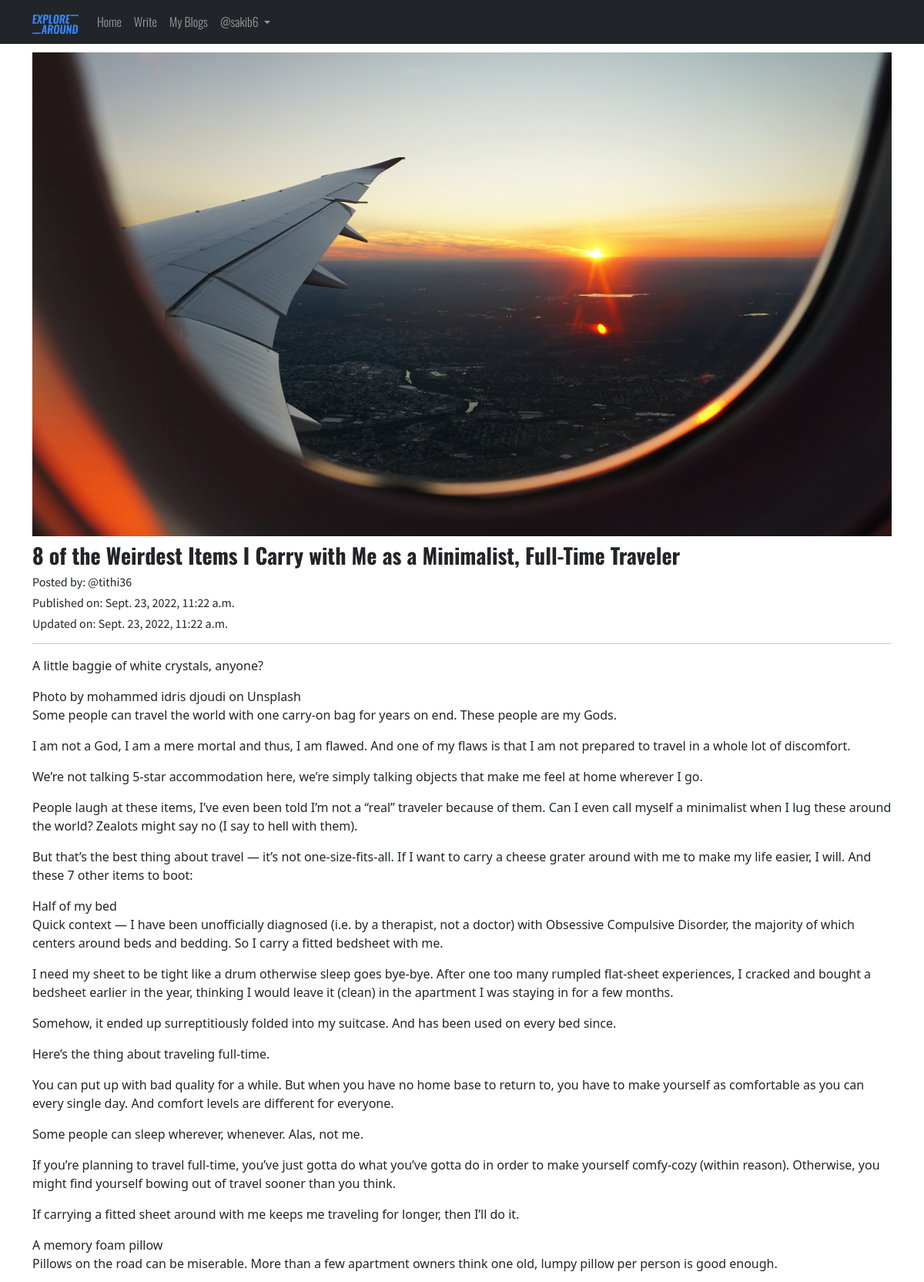
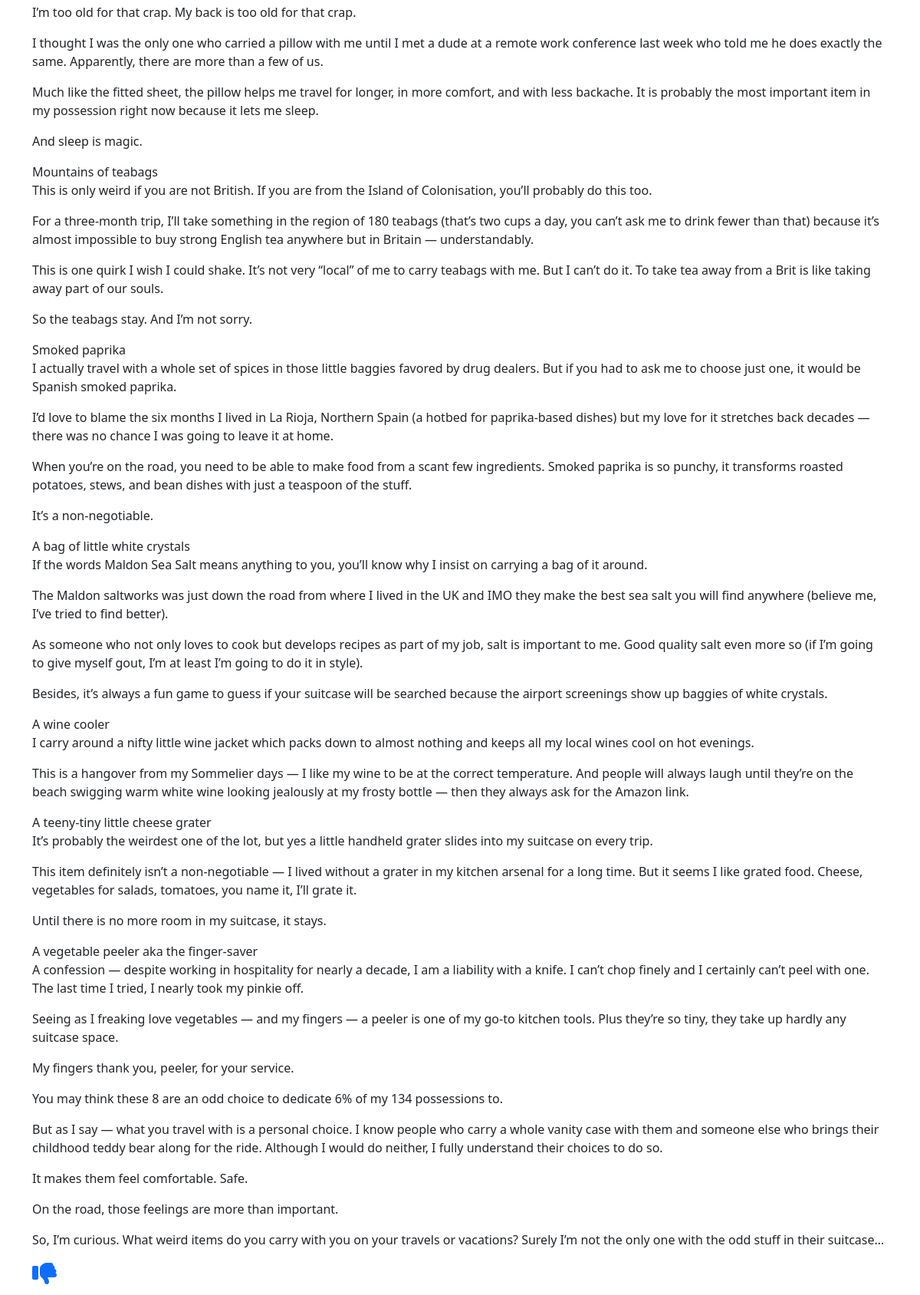
Page /blog/8-of-the-Weirdest-Items-I-Carry-with-Me-as-a-Minimalist,-Full-Time-Traveler-8f1148c7-aabe-4c3d-96ce-1db70927355c (signed in, upper part) on the committed database (2 pictures, top to bottom).
### Blog_Management/models.py (models this page shows, shortened)
class Blog(models.Model):
    author = models.ForeignKey(User, on_delete=models.CASCADE, related_name='post_author')
    blog_title = models.CharField(max_length=264, verbose_name='Title')
    slug = models.SlugField(max_length=264, unique=True)
    blog_content = models.TextField(verbose_name='Please write what is on your mind?')
    blog_image = models.ImageField(upload_to='blog_pics', verbose_name='Image')
    publish_date = models.DateTimeField(auto_now_add=True)
    update_date = models.DateTimeField(auto_now=True)
    class Meta:
        ordering = ('-publish_date', )

### Blog_Management/views.py (the view, shortened to what this page needs)
# urls.py: path('<str:slug>', views.full_blog, name='full_blog'),
@login_required
def full_blog(request, slug):
    blog = Blog.objects.get(slug=slug)
    comment_form = CommentForm()
    already_liked = Like.objects.filter(blog=blog, user=request.user)
    if already_liked:
        liked = True
    else:
        liked = False
    return render(request, 'Blog_Management/full_blog.html', {'blog': blog, 'comment_form': comment_form, 'liked': liked})

### templates/Blog_Management/full_blog.html (shortened to what this page needs)
{% extends 'base.html' %}
{% load crispy_forms_tags %}
{% block main_content %}
<div class="row">
    <div class="col-lg-12">
        <img src="/media/{{ blog.blog_image }}" width="100%">
        <div class="mt-2">
            <h3 class="title-font">{{ blog.blog_title }}</h3>
            <div class="time-font">
                <h6>Posted by: @{{ blog.author }}</h6>
                <h6>Published on: {{ blog.publish_date }}</h6>
                <h6>Updated on: {{ blog.update_date }}</h6>
            </div>
        </div>
        <hr>
        <p class="regular-font">{{ blog.blog_content|linebreaks }}</p>
        {% if not liked %}
            <a href="{% url 'Blog_Management_App:liked_post' pk=blog.pk %}"><i class="fa fa-solid fa-thumbs-up fa-2x"></i></a>
        {% else %}
            <a href="{% url 'Blog_Management_App:unliked_post' pk=blog.pk %}"><i class="fa fa-solid fa-thumbs-down fa-2x"></i></a>
        {% endif %}
    </div>
</div>
{% endblock main_content %}

### templates/base.html (shortened to what this page needs)
<!DOCTYPE html>
{% load static %}
<html lang="en">
<head>
    <link href="https://cdn.jsdelivr.net/npm/bootstrap@5.2.0-beta1/dist/css/bootstrap.min.css" rel="stylesheet">
    <link href="https://maxcdn.bootstrapcdn.com/font-awesome/4.7.0/css/font-awesome.min.css" rel="stylesheet">
    <link rel="stylesheet" href="{% static 'css/style.css' %}">
</head>
<body>
    <header>
      <nav class="navbar navbar-dark navbar-expand-lg bg-dark nav-font fixed-top">
        <div class="container">
          <a class="navbar-brand" href="{% url 'index' %}"><img src="/media/logo.png" width='60px' alt="Logo"></a>
          <div class="collapse navbar-collapse" id="navbarSupportedContent">
            <ul class="navbar-nav me-auto mb-2 mb-lg-0">
              <li class="nav-item">
                <a class="nav-link" href="{% url 'index' %}">Home</a>
              </li>
              {% if user.is_authenticated %}
                <li class="nav-item">
                  <a class="nav-link" href="{% url 'Blog_Management_App:write_blog' %}">Write</a>
                </li>
                <li class="nav-item">
                  <a class="nav-link" href="{% url 'Blog_Management_App:my_blogs' %}">My Blogs</a>
                </li>
                <li class="nav-item dropdown">
                  <a class="nav-link dropdown-toggle" href="#" role="button" data-bs-toggle="dropdown" aria-expanded="false">
                    @{{ user.username }}
                  </a>
                </li>
              {% endif %}
            </ul>
          </div>
        </div>
      </nav>
    </header>
    <section class="container">
        {% block main_content %}
        {% endblock main_content %}
    </section>
</body>
</html>

### static/css/style.css (style rules this page uses)
.nav-font { font-family: 'Oswald', sans-serif; font-weight: 300; }
.title-font { font-family: 'Oswald', sans-serif; font-weight: bold; }
.regular-font { font-family: 'Source Serif Pro', serif; }
.time-font { font-family: 'Source Sans Pro', sans-serif; }

### templates/base.html (style rules this page uses)
body { padding-top: 68px; }

### rows in the picture
Blog: blog_image (picture), blog_title "8 of the Weirdest Items I Carry with Me as a Minimalist, Full-Time Traveler", author "tithi36", publish_date "Sept. 23, 2022, 11:22 a.m.", update_date "Sept. 23, 2022, 11:22 a.m.", blog_content "A little baggie of white crystals, anyone? Photo by mohammed idris djoudi on Unsplash Some people can travel the world with one carry-on bag for years on end. These people are my Gods. I am not a God, I am a mere mortal and thus, I am flawed. And one of my flaws is that I am not prepared to travel in a whole lot of discomfort. We’re not talking 5-star accommodation here, we’re simply talking objects that make me feel at home wherever I go. People laugh at these items, I’ve even been told I’m not a “real” traveler because of them. Can I even call myself a minimalist when I lug these around the world? Zealots might say no (I say to hell with them). But that’s the best thing about travel —…"

### other values in the picture
{{ user.username }} "sakib6"
